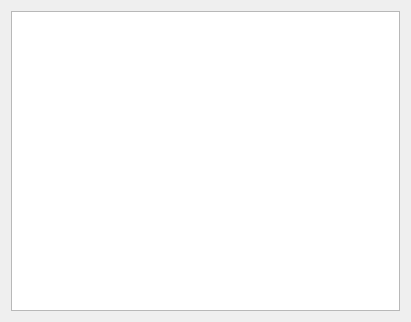
<?xml version="1.0" encoding="UTF-8"?>
<ui version="4.0">
 <class>viewRegles</class>
 <widget class="QDialog" name="viewRegles">
  <property name="geometry">
   <rect>
    <x>0</x>
    <y>0</y>
    <width>411</width>
    <height>322</height>
   </rect>
  </property>
  <property name="windowTitle">
   <string>Dialog</string>
  </property>
  <layout class="QVBoxLayout" name="verticalLayout_2">
   <item>
    <widget class="QScrollArea" name="scrollArea">
     <property name="frameShape">
      <enum>QFrame::NoFrame</enum>
     </property>
     <property name="widgetResizable">
      <bool>true</bool>
     </property>
     <widget class="QWidget" name="scrollAreaWidgetContents">
      <property name="geometry">
       <rect>
        <x>0</x>
        <y>0</y>
        <width>393</width>
        <height>304</height>
       </rect>
      </property>
      <layout class="QVBoxLayout" name="verticalLayout">
       <property name="spacing">
        <number>0</number>
       </property>
       <property name="margin">
        <number>0</number>
       </property>
       <item>
        <widget class="QListWidget" name="LBRegles"/>
       </item>
      </layout>
     </widget>
    </widget>
   </item>
  </layout>
 </widget>
 <resources/>
 <connections/>
</ui>
